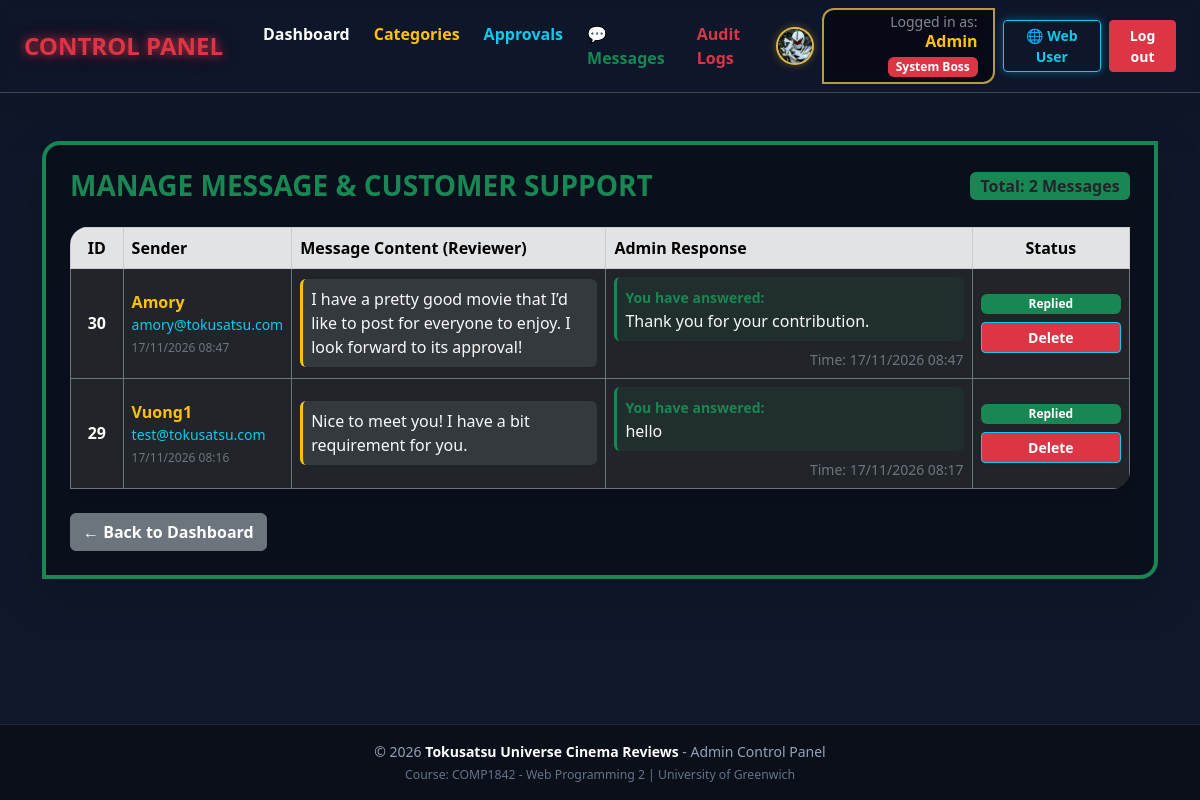
Screenshot of /index.php?route=admin/messages (signed in) with the database file from the repository.
### tables this page shows
CREATE TABLE `users` (
  `id` int(11) NOT NULL,
  `name` varchar(255) NOT NULL,
  `email` varchar(255) NOT NULL,
  `password` varchar(255) NOT NULL,
  `role` tinyint(1) DEFAULT 0 COMMENT '0 = User, 1 = Boss, 2+ = Sub-Admin',
  `created_at` timestamp NOT NULL DEFAULT current_timestamp(),
  `updated_at` timestamp NOT NULL DEFAULT current_timestamp() ON UPDATE current_timestamp(),
  `avatar` varchar(255) DEFAULT 'default_avatar.webp',
  `bio` text DEFAULT NULL,
  `favorite_genre` varchar(100) DEFAULT NULL,
  `status` enum('active','on_break') DEFAULT 'active',
  `credibility_score` int(11) DEFAULT 0,
  `badge` varchar(50) DEFAULT 'Newbie',
  `is_deleted` tinyint(1) DEFAULT 0,
  `is_blocked` tinyint(1) NOT NULL DEFAULT 0,
  `blocked_until` datetime DEFAULT NULL,
  `block_reason` varchar(255) DEFAULT NULL,
  `reset_token` varchar(255) DEFAULT NULL,
  `reset_expires` datetime DEFAULT NULL
);

CREATE TABLE `messages` (
  `id` int(11) NOT NULL,
  `user_id` int(11) NOT NULL,
  `user_message` text NOT NULL,
  `admin_reply` text DEFAULT NULL,
  `status` enum('pending','seen','replied') DEFAULT 'pending',
  `created_at` timestamp NOT NULL DEFAULT current_timestamp(),
  `updated_at` timestamp NOT NULL DEFAULT current_timestamp() ON UPDATE current_timestamp()
);

### views/admin/messages.php (the view, shortened to what the rows shown need)
<?php
$messages = is_array($messages ?? null) ? $messages : [];
?>
<div class="card admin-card p-4 border-top border-4 border-success shadow-lg">
    <div class="table-responsive shadow rounded">
        <table class="table table-dark table-hover table-bordered align-middle border-secondary m-0">
            <thead class="table-secondary text-dark">
                <tr>
                    <th class="text-center" width="5%">ID</th>
                    <th width="15%">Sender</th>
                    <th width="30%">Message Content (Reviewer)</th>
                    <th width="35%">Admin Response</th>
                    <th class="text-center" width="15%">Status</th>
                </tr>
            </thead>
            <tbody>
                <?php if (empty($messages)): ?>
                    <tr><td colspan="5" class="text-center text-secondary py-5 fw-bold fs-5">Message box is empty.</td></tr>
                <?php else: ?>
                    <?php foreach ($messages as $msg): ?>
                        <?php
                            $msgId = (int) ($msg['id'] ?? 0);
                            $status = (string) ($msg['status'] ?? 'pending');
                            $updatedAtFormatted = !empty($msg['updated_at'])
                                ? date('d/m/Y H:i', strtotime((string) $msg['updated_at']))
                                : '';
                        ?>
                        <tr>
                            <td class="text-center fw-bold"><?= $msgId ?></td>
                            <td>
                                <div class="fw-bold text-warning"><?= $viewHelper->e($msg['name'] ?? 'Account deleted') ?></div>
                                <div class="text-info small"><?= $viewHelper->e($msg['email'] ?? '') ?></div>
                                <div class="text-secondary small mt-1" style="font-size: 0.75rem;">
                                    <?= $viewHelper->e($msg['created_at_formatted'] ?? 'N/A') ?>
                                </div>
                            </td>
                            <td>
                                <div class="p-2 bg-secondary bg-opacity-25 rounded text-light border-start border-3 border-warning">
                                    <?= nl2br($viewHelper->e($msg['user_message'] ?? '')) ?>
                                </div>
                            </td>
                            <td>
                                <?php if ($status === 'pending'): ?>
                                    <form method="POST" action="<?= $viewHelper->routeUrl('admin/messages', [], false) ?>">
                                        <?= $viewHelper->csrfInput() ?>
                                        <?= $viewHelper->tabInput() ?>
                                        <input type="hidden" name="reply_id" value="<?= $msgId ?>">
                                        <textarea name="admin_reply" rows="2" class="form-control form-control-sm bg-dark text-light border-info mb-2" placeholder="Enter your reply..." required></textarea>
                                        <button type="submit" class="btn btn-sm btn-info fw-bold w-100">Send Feedback</button>
                                    </form>
                                <?php else: ?>
                                    <div class="p-2 bg-success bg-opacity-10 rounded text-light border-start border-3 border-success mb-2">
                                        <span class="text-success fw-bold small">You have answered:</span><br>
                                        <?= nl2br($viewHelper->e($msg['admin_reply'] ?? '')) ?>
                                    </div>
                                    <?php if ($updatedAtFormatted !== ''): ?>
                                        <div class="text-secondary small text-end">
                                            Time: <?= $viewHelper->e($updatedAtFormatted) ?>
                                        </div>
                                    <?php endif; ?>
                                <?php endif; ?>
                            </td>
                            <td class="text-center">
                                <?php if ($status === 'pending'): ?>
                                    <span class="badge bg-warning text-dark mb-2 d-block shadow-sm">Pending</span>
                                <?php else: ?>
                                    <span class="badge bg-success mb-2 d-block shadow-sm">Replied</span>
                                <?php endif; ?>
                                <form method="POST"
                                      action="<?= $viewHelper->routeUrl('admin/messages', [], false) ?>"
                                      data-confirm="Delete this message from the database?">
                                    <button type="submit" class="btn btn-sm btn-danger fw-bold neon-border w-100 shadow-sm">Delete</button>
                                </form>
                            </td>
                        </tr>
                    <?php endforeach; ?>
                <?php endif; ?>
            </tbody>
        </table>
    </div>
</div>

### views/layouts/admin.php (shortened to what the rows shown need)
<!DOCTYPE html>
<html lang="en">
<head>
    <link href="https://cdn.jsdelivr.net/npm/bootstrap@5.3.0/dist/css/bootstrap.min.css" rel="stylesheet">
    <link rel="stylesheet" href="<?= $viewHelper->asset('public/css/admin_style.css?v=3.8') ?>">
</head>
<body class="admin-body d-flex flex-column min-vh-100">
    <nav class="navbar navbar-expand-lg navbar-dark admin-navbar shadow-lg mb-5 sticky-top">
        <div class="container-fluid px-4">
            <div class="d-flex align-items-center gap-2 ms-auto">
                <div class="user-badge d-none d-sm-block text-end">
                    <span class="text-white-50 small d-block" style="line-height: 1;">Logged in as:</span>
                    <span class="text-warning fw-bold fs-6">
                        <?= $viewHelper->e(($auth['name'] ?? '') !== '' ? $auth['name'] : ($auth['email'] ?? 'Administrator')) ?>
                    </span>
                    <?php if (!empty($auth['is_boss'])): ?>
                        <span class="badge bg-danger ms-1"> System Boss</span>
                    <?php else: ?>
                        <span class="badge bg-warning text-dark ms-1"> Sub-Admin</span>
                    <?php endif; ?>
                </div>
            </div>
        </div>
    </nav>
    <main class="container admin-main-content flex-grow-1">
        <?= $output ?? ($content ?? '') ?>
    </main>
</body>
</html>

### rows the page displays
users: name "Admin"
messages: id "30", user.name "Amory", user.email "amory@tokusatsu.com", e "17/11/2026 08:47", user_message "I have a pretty good movie that I’d like to post for everyone to enjoy. I look forward to its approval!", admin_reply "Thank you for your contribution.", updated_at "17/11/2026 08:47", status "Replied"
messages: id "29", user.name "Vuong1", user.email "test@tokusatsu.com", e "17/11/2026 08:16", user_message "Nice to meet you! I have a bit requirement for you.", admin_reply "hello", updated_at "17/11/2026 08:17", status "Replied"

### other values shown
count($messages) "2"
$viewHelper->e($currentYear) "2026"
